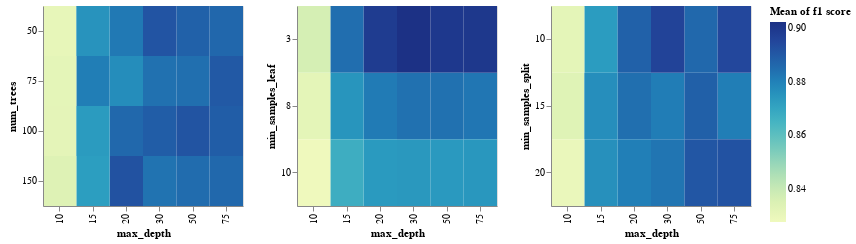

Here is the notebook cell this chart was saved with:
### Code cell
a = alt.Chart(results).mark_rect().encode(
    x='max_depth:O',
    y='num_trees:O',
    color='mean(f1 score)'
    ).properties(height = 200, width = 200)

b = alt.Chart(results).mark_rect().encode(
    x='max_depth:O',
    y='min_samples_leaf:O',
    color='mean(f1 score)'
    ).properties(height = 200, width = 200)

c = alt.Chart(results).mark_rect().encode(
    x='max_depth:O',
    y='min_samples_split:O',
    color='mean(f1 score)'
    ).properties(height = 200, width = 200)

a|b|c

### Figure 1 — Vega-Lite specification as saved in the notebook (floating-point values rounded to 4 significant figures)
{"config": {"view": {"continuousWidth": 300, "continuousHeight": 300}}, "hconcat": [{"mark": {"type": "rect"}, "encoding": {"color": {"aggregate": "mean", "field": "f1 score", "type": "quantitative"}, "x": {"field": "max_depth", "type": "ordinal"}, "y": {"field": "num_trees", "type": "ordinal"}}, "height": 200, "width": 200}, {"mark": {"type": "rect"}, "encoding": {"color": {"aggregate": "mean", "field": "f1 score", "type": "quantitative"}, "x": {"field": "max_depth", "type": "ordinal"}, "y": {"field": "min_samples_leaf", "type": "ordinal"}}, "height": 200, "width": 200}, {"mark": {"type": "rect"}, "encoding": {"color": {"aggregate": "mean", "field": "f1 score", "type": "quantitative"}, "x": {"field": "max_depth", "type": "ordinal"}, "y": {"field": "min_samples_split", "type": "ordinal"}}, "height": 200, "width": 200}], "data": {"name": "data-a50db2edc4e167fd1a9a7ff6c23e49c4"}, "$schema": "https://vega.github.io/schema/vega-lite/v5.6.1.json", "datasets": {"data-a50db2edc4e167fd1a9a7ff6c23e49c4": [{"num_trees": 150, "min_samples_split": 15, "min_samples_leaf": 8, "max_depth": 75, "f1 score": 0.8855, "rank_test_score": 27}, {"num_trees": 75, "min_samples_split": 10, "min_samples_leaf": 3, "max_depth": 15, "f1 score": 0.8934, "rank_test_score": 22}, {"num_trees": 75, "min_samples_split": 15, "min_samples_leaf": 8, "max_depth": 20, "f1 score": 0.8826, "rank_test_score": 40}, {"num_trees": 75, "min_samples_split": 10, "min_samples_leaf": 10, "max_depth": 50, "f1 score": 0.8734, "rank_test_score": 66}, {"num_trees": 50, "min_samples_split": 20, "min_samples_leaf": 3, "max_depth": 50, "f1 score": 0.8946, "rank_test_score": 19}, {"num_trees": 150, "min_samples_split": 10, "min_samples_leaf": 3, "max_depth": 20, "f1 score": 0.9061, "rank_test_score": 7}, {"num_trees": 50, "min_samples_split": 10, "min_samples_leaf": 10, "max_depth": 20, "f1 score": 0.8719, "rank_test_score": 74}, {"num_trees": 100, "min_samples_split": 15, "min_samples_leaf": 10, "max_depth": 30, "f1 score": 0.8748, "rank_test_score": 58}, {"num_trees": 75, "min_samples_split": 15, "min_samples_leaf": 3, "max_depth": 10, "f1 score": 0.8379, "rank_test_score": 84}, {"num_trees": 150, "min_samples_split": 20, "min_samples_leaf": 3, "max_depth": 20, "f1 score": 0.8937, "rank_test_score": 21}, {"num_trees": 150, "min_samples_split": 15, "min_samples_leaf": 8, "max_depth": 15, "f1 score": 0.8773, "rank_test_score": 52}, {"num_trees": 100, "min_samples_split": 10, "min_samples_leaf": 3, "max_depth": 50, "f1 score": 0.907, "rank_test_score": 4}, {"num_trees": 75, "min_samples_split": 15, "min_samples_leaf": 8, "max_depth": 50, "f1 score": 0.8841, "rank_test_score": 36}, {"num_trees": 100, "min_samples_split": 20, "min_samples_leaf": 3, "max_depth": 30, "f1 score": 0.8952, "rank_test_score": 18}, {"num_trees": 100, "min_samples_split": 10, "min_samples_leaf": 3, "max_depth": 20, "f1 score": 0.9049, "rank_test_score": 10}, {"num_trees": 50, "min_samples_split": 10, "min_samples_leaf": 10, "max_depth": 75, "f1 score": 0.8723, "rank_test_score": 72}, {"num_trees": 150, "min_samples_split": 10, "min_samples_leaf": 10, "max_depth": 30, "f1 score": 0.8744, "rank_test_score": 60}, {"num_trees": 50, "min_samples_split": 10, "min_samples_leaf": 8, "max_depth": 10, "f1 score": 0.8303, "rank_test_score": 92}, {"num_trees": 100, "min_samples_split": 20, "min_samples_leaf": 3, "max_depth": 50, "f1 score": 0.8944, "rank_test_score": 20}, {"num_trees": 75, "min_samples_split": 15, "min_samples_leaf": 10, "max_depth": 20, "f1 score": 0.8743, "rank_test_score": 62}, {"num_trees": 50, "min_samples_split": 20, "min_samples_leaf": 3, "max_depth": 75, "f1 score": 0.8929, "rank_test_score": 23}, {"num_trees": 50, "min_samples_split": 10, "min_samples_leaf": 3, "max_depth": 50, "f1 score": 0.9073, "rank_test_score": 3}, {"num_trees": 50, "min_samples_split": 15, "min_samples_leaf": 8, "max_depth": 75, "f1 score": 0.8807, "rank_test_score": 46}, {"num_trees": 150, "min_samples_split": 20, "min_samples_leaf": 3, "max_depth": 75, "f1 score": 0.8981, "rank_test_score": 13}, {"num_trees": 75, "min_samples_split": 20, "min_samples_leaf": 8, "max_depth": 30, "f1 score": 0.8824, "rank_test_score": 42}, {"num_trees": 100, "min_samples_split": 15, "min_samples_leaf": 8, "max_depth": 10, "f1 score": 0.8317, "rank_test_score": 89}, {"num_trees": 50, "min_samples_split": 20, "min_samples_leaf": 10, "max_depth": 50, "f1 score": 0.8725, "rank_test_score": 69}, {"num_trees": 150, "min_samples_split": 10, "min_samples_leaf": 8, "max_depth": 10, "f1 score": 0.8362, "rank_test_score": 86}, {"num_trees": 100, "min_samples_split": 10, "min_samples_leaf": 8, "max_depth": 20, "f1 score": 0.8825, "rank_test_score": 41}, {"num_trees": 150, "min_samples_split": 20, "min_samples_leaf": 10, "max_depth": 15, "f1 score": 0.868, "rank_test_score": 76}, {"num_trees": 150, "min_samples_split": 15, "min_samples_leaf": 3, "max_depth": 10, "f1 score": 0.8386, "rank_test_score": 83}, {"num_trees": 150, "min_samples_split": 10, "min_samples_leaf": 10, "max_depth": 15, "f1 score": 0.8673, "rank_test_score": 80}, {"num_trees": 150, "min_samples_split": 10, "min_samples_leaf": 10, "max_depth": 50, "f1 score": 0.8742, "rank_test_score": 63}, {"num_trees": 75, "min_samples_split": 10, "min_samples_leaf": 10, "max_depth": 20, "f1 score": 0.8736, "rank_test_score": 65}, {"num_trees": 75, "min_samples_split": 15, "min_samples_leaf": 10, "max_depth": 30, "f1 score": 0.8724, "rank_test_score": 70}, {"num_trees": 150, "min_samples_split": 10, "min_samples_leaf": 8, "max_depth": 50, "f1 score": 0.8845, "rank_test_score": 35}, {"num_trees": 75, "min_samples_split": 20, "min_samples_leaf": 10, "max_depth": 10, "f1 score": 0.8275, "rank_test_score": 98}, {"num_trees": 75, "min_samples_split": 20, "min_samples_leaf": 10, "max_depth": 30, "f1 score": 0.8737, "rank_test_score": 64}, {"num_trees": 100, "min_samples_split": 15, "min_samples_leaf": 8, "max_depth": 20, "f1 score": 0.8838, "rank_test_score": 37}, {"num_trees": 50, "min_samples_split": 20, "min_samples_leaf": 8, "max_depth": 75, "f1 score": 0.8792, "rank_test_score": 49}, {"num_trees": 150, "min_samples_split": 20, "min_samples_leaf": 10, "max_depth": 20, "f1 score": 0.8758, "rank_test_score": 55}, {"num_trees": 100, "min_samples_split": 10, "min_samples_leaf": 3, "max_depth": 75, "f1 score": 0.9063, "rank_test_score": 5}, {"num_trees": 100, "min_samples_split": 10, "min_samples_leaf": 8, "max_depth": 30, "f1 score": 0.8855, "rank_test_score": 28}, {"num_trees": 50, "min_samples_split": 15, "min_samples_leaf": 8, "max_depth": 10, "f1 score": 0.8306, "rank_test_score": 91}, {"num_trees": 50, "min_samples_split": 15, "min_samples_leaf": 10, "max_depth": 30, "f1 score": 0.8722, "rank_test_score": 73}, {"num_trees": 150, "min_samples_split": 10, "min_samples_leaf": 8, "max_depth": 30, "f1 score": 0.885, "rank_test_score": 30}, {"num_trees": 100, "min_samples_split": 20, "min_samples_leaf": 8, "max_depth": 10, "f1 score": 0.83, "rank_test_score": 95}, {"num_trees": 50, "min_samples_split": 20, "min_samples_leaf": 3, "max_depth": 20, "f1 score": 0.8912, "rank_test_score": 25}, {"num_trees": 75, "min_samples_split": 20, "min_samples_leaf": 3, "max_depth": 15, "f1 score": 0.8814, "rank_test_score": 45}, {"num_trees": 50, "min_samples_split": 15, "min_samples_leaf": 3, "max_depth": 20, "f1 score": 0.8973, "rank_test_score": 14}, {"num_trees": 50, "min_samples_split": 15, "min_samples_leaf": 3, "max_depth": 10, "f1 score": 0.8364, "rank_test_score": 85}, {"num_trees": 75, "min_samples_split": 10, "min_samples_leaf": 3, "max_depth": 30, "f1 score": 0.9061, "rank_test_score": 6}, {"num_trees": 100, "min_samples_split": 15, "min_samples_leaf": 8, "max_depth": 75, "f1 score": 0.8849, "rank_test_score": 32}, {"num_trees": 50, "min_samples_split": 20, "min_samples_leaf": 3, "max_depth": 15, "f1 score": 0.8802, "rank_test_score": 48}, {"num_trees": 150, "min_samples_split": 15, "min_samples_leaf": 10, "max_depth": 30, "f1 score": 0.8775, "rank_test_score": 50}, {"num_trees": 50, "min_samples_split": 15, "min_samples_leaf": 8, "max_depth": 15, "f1 score": 0.8743, "rank_test_score": 61}, {"num_trees": 100, "min_samples_split": 15, "min_samples_leaf": 10, "max_depth": 15, "f1 score": 0.8679, "rank_test_score": 77}, {"num_trees": 100, "min_samples_split": 10, "min_samples_leaf": 10, "max_depth": 10, "f1 score": 0.8301, "rank_test_score": 93}, {"num_trees": 75, "min_samples_split": 10, "min_samples_leaf": 10, "max_depth": 15, "f1 score": 0.8675, "rank_test_score": 79}, {"num_trees": 50, "min_samples_split": 10, "min_samples_leaf": 8, "max_depth": 50, "f1 score": 0.8828, "rank_test_score": 39}, {"num_trees": 100, "min_samples_split": 20, "min_samples_leaf": 10, "max_depth": 20, "f1 score": 0.8732, "rank_test_score": 68}, {"num_trees": 50, "min_samples_split": 20, "min_samples_leaf": 3, "max_depth": 10, "f1 score": 0.8291, "rank_test_score": 96}, {"num_trees": 50, "min_samples_split": 15, "min_samples_leaf": 3, "max_depth": 15, "f1 score": 0.887, "rank_test_score": 26}, {"num_trees": 100, "min_samples_split": 10, "min_samples_leaf": 10, "max_depth": 50, "f1 score": 0.8746, "rank_test_score": 59}, {"num_trees": 75, "min_samples_split": 10, "min_samples_leaf": 8, "max_depth": 10, "f1 score": 0.83, "rank_test_score": 94}, {"num_trees": 50, "min_samples_split": 15, "min_samples_leaf": 3, "max_depth": 30, "f1 score": 0.9011, "rank_test_score": 12}, {"num_trees": 50, "min_samples_split": 15, "min_samples_leaf": 8, "max_depth": 50, "f1 score": 0.8819, "rank_test_score": 43}, {"num_trees": 50, "min_samples_split": 10, "min_samples_leaf": 10, "max_depth": 10, "f1 score": 0.826, "rank_test_score": 100}, {"num_trees": 100, "min_samples_split": 15, "min_samples_leaf": 10, "max_depth": 10, "f1 score": 0.8263, "rank_test_score": 99}, {"num_trees": 50, "min_samples_split": 10, "min_samples_leaf": 10, "max_depth": 15, "f1 score": 0.8643, "rank_test_score": 81}, {"num_trees": 50, "min_samples_split": 20, "min_samples_leaf": 8, "max_depth": 15, "f1 score": 0.87, "rank_test_score": 75}, {"num_trees": 100, "min_samples_split": 10, "min_samples_leaf": 3, "max_depth": 30, "f1 score": 0.9075, "rank_test_score": 1}, {"num_trees": 50, "min_samples_split": 20, "min_samples_leaf": 8, "max_depth": 20, "f1 score": 0.8773, "rank_test_score": 51}, {"num_trees": 150, "min_samples_split": 15, "min_samples_leaf": 8, "max_depth": 10, "f1 score": 0.8331, "rank_test_score": 87}, {"num_trees": 100, "min_samples_split": 15, "min_samples_leaf": 8, "max_depth": 50, "f1 score": 0.8845, "rank_test_score": 34}, {"num_trees": 100, "min_samples_split": 10, "min_samples_leaf": 8, "max_depth": 50, "f1 score": 0.8851, "rank_test_score": 29}, {"num_trees": 100, "min_samples_split": 15, "min_samples_leaf": 8, "max_depth": 15, "f1 score": 0.8761, "rank_test_score": 54}, {"num_trees": 75, "min_samples_split": 15, "min_samples_leaf": 8, "max_depth": 75, "f1 score": 0.8833, "rank_test_score": 38}, {"num_trees": 150, "min_samples_split": 10, "min_samples_leaf": 8, "max_depth": 15, "f1 score": 0.8767, "rank_test_score": 53}, {"num_trees": 150, "min_samples_split": 20, "min_samples_leaf": 10, "max_depth": 30, "f1 score": 0.8732, "rank_test_score": 67}, {"num_trees": 75, "min_samples_split": 20, "min_samples_leaf": 3, "max_depth": 75, "f1 score": 0.8966, "rank_test_score": 15}, {"num_trees": 50, "min_samples_split": 10, "min_samples_leaf": 3, "max_depth": 30, "f1 score": 0.9058, "rank_test_score": 9}, {"num_trees": 50, "min_samples_split": 20, "min_samples_leaf": 10, "max_depth": 20, "f1 score": 0.8723, "rank_test_score": 71}, {"num_trees": 50, "min_samples_split": 20, "min_samples_leaf": 3, "max_depth": 30, "f1 score": 0.8923, "rank_test_score": 24}, {"num_trees": 75, "min_samples_split": 20, "min_samples_leaf": 3, "max_depth": 50, "f1 score": 0.8958, "rank_test_score": 17}, {"num_trees": 100, "min_samples_split": 15, "min_samples_leaf": 3, "max_depth": 50, "f1 score": 0.9022, "rank_test_score": 11}, {"num_trees": 75, "min_samples_split": 15, "min_samples_leaf": 8, "max_depth": 30, "f1 score": 0.8845, "rank_test_score": 33}, {"num_trees": 100, "min_samples_split": 10, "min_samples_leaf": 8, "max_depth": 10, "f1 score": 0.8322, "rank_test_score": 88}, {"num_trees": 150, "min_samples_split": 10, "min_samples_leaf": 10, "max_depth": 10, "f1 score": 0.8283, "rank_test_score": 97}, {"num_trees": 100, "min_samples_split": 20, "min_samples_leaf": 8, "max_depth": 30, "f1 score": 0.8815, "rank_test_score": 44}, {"num_trees": 100, "min_samples_split": 15, "min_samples_leaf": 10, "max_depth": 75, "f1 score": 0.8756, "rank_test_score": 56}, {"num_trees": 50, "min_samples_split": 20, "min_samples_leaf": 8, "max_depth": 10, "f1 score": 0.8311, "rank_test_score": 90}, {"num_trees": 100, "min_samples_split": 20, "min_samples_leaf": 3, "max_depth": 15, "f1 score": 0.8806, "rank_test_score": 47}, {"num_trees": 50, "min_samples_split": 10, "min_samples_leaf": 3, "max_depth": 75, "f1 score": 0.906, "rank_test_score": 8}, {"num_trees": 150, "min_samples_split": 15, "min_samples_leaf": 10, "max_depth": 75, "f1 score": 0.8749, "rank_test_score": 57}, {"num_trees": 150, "min_samples_split": 20, "min_samples_leaf": 3, "max_depth": 50, "f1 score": 0.8963, "rank_test_score": 16}, {"num_trees": 50, "min_samples_split": 15, "min_samples_leaf": 8, "max_depth": 30, "f1 score": 0.8849, "rank_test_score": 31}, {"num_trees": 100, "min_samples_split": 10, "min_samples_leaf": 10, "max_depth": 15, "f1 score": 0.8677, "rank_test_score": 78}, {"num_trees": 150, "min_samples_split": 10, "min_samples_leaf": 3, "max_depth": 30, "f1 score": 0.9074, "rank_test_score": 2}, {"num_trees": 100, "min_samples_split": 10, "min_samples_leaf": 3, "max_depth": 10, "f1 score": 0.841, "rank_test_score": 82}]}}
